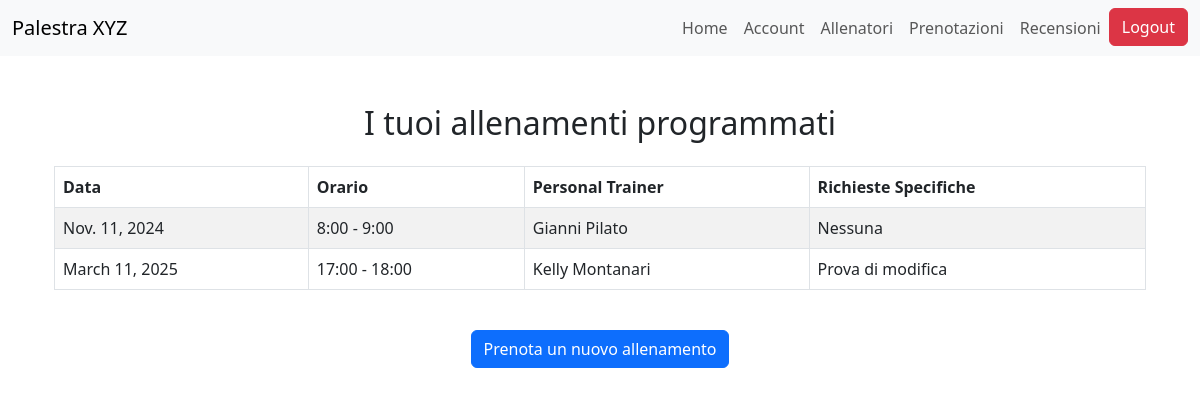
The app's page /accounts/allenamenti/ (signed in), older data.
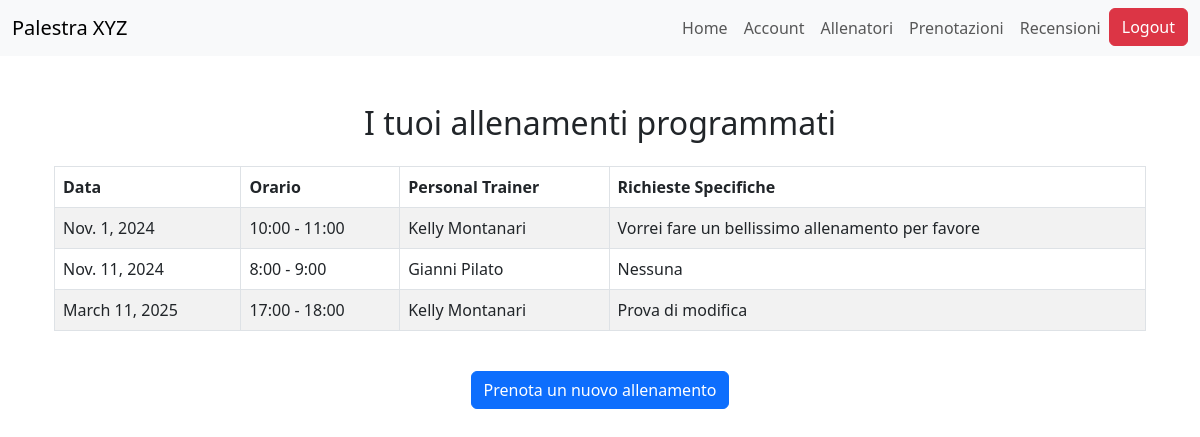
The same page, newer data.
### bookings/models.py (models this page shows, shortened)
class Prenotazione(models.Model):
    registrato_utente = models.ForeignKey(RegistratoUtente, on_delete=models.CASCADE)
    personal_trainer = models.ForeignKey(PersonalTrainer, on_delete=models.CASCADE)
    richieste_specifiche = models.TextField(max_length=500, blank=True, null=True)
    ORARI_FASCIA = [
        (8, '8:00 - 9:00'),
        (9, '9:00 - 10:00'),
        (10, '10:00 - 11:00'),
        (11, '11:00 - 12:00'),
        (12, '12:00 - 13:00'),
        (13, '13:00 - 14:00'),
        (14, '14:00 - 15:00'),
        (15, '15:00 - 16:00'),
        (16, '16:00 - 17:00'),
        (17, '17:00 - 18:00'),
        (18, '18:00 - 19:00'),
    ]
    fascia_oraria = models.IntegerField(choices=ORARI_FASCIA)
    data_prenotazione = models.DateField()
    class Meta:
        unique_together = ('personal_trainer', 'fascia_oraria', 'data_prenotazione')
        verbose_name_plural = "Prenotazioni"

### trainers/models.py (models this page shows, shortened)
class PersonalTrainer(models.Model):
    user = models.OneToOneField(User, on_delete=models.CASCADE)
    nome = models.CharField(max_length=100)
    cognome = models.CharField(max_length=100)
    data_di_nascita = models.DateField()
    bio = models.TextField(max_length=500)
    SCELTA_PREFERENZE = [
        ("BB", "BodyBuilding"),
        ("PL", "PowerLifting"),
        ("CL", "Calisthenics"),
        ("ST", "StrongMen"),
        ("YG", "Yoga"),
        ("PS", "Pilates"),
        ("AR", "Aerobico")
    ]
    preferenze = models.CharField(max_length=2, choices=SCELTA_PREFERENZE)
    immagine_profilo = models.ImageField(upload_to=foto_profilo_upload_path, blank=True, null=True)
    competenze = models.TextField(max_length=500, default='Nessuna competenza')
    class Meta:
        verbose_name = "Personal Trainer"
        verbose_name_plural = "Personal Trainers"

### accounts/views.py (the view)
# urls.py: path('allenamenti/', allenamenti_utente, name='allenamenti_utente'),
@login_required
def allenamenti_utente(request):
    try:
        registrato_utente = RegistratoUtente.objects.get(user=request.user)
    except RegistratoUtente.DoesNotExist:
        return redirect('accounts:home_accounts')
    allenamenti = Prenotazione.objects.filter(registrato_utente=registrato_utente).order_by('data_prenotazione', 'fascia_oraria')
    return render(request, 'accounts/allenamenti_utente.html', {'allenamenti': allenamenti})

### accounts/templates/accounts/allenamenti_utente.html
{% extends 'accounts/base.html' %}
{% block content %}
  <div class="container mt-5">
    <h2 class="text-center mb-4">I tuoi allenamenti programmati</h2>
    {% if allenamenti %}
      <div class="table-responsive">
        <table class="table table-striped table-bordered">
          <thead class="thead-dark">
            <tr>
              <th scope="col">Data</th>
              <th scope="col">Orario</th>
              <th scope="col">Personal Trainer</th>
              <th scope="col">Richieste Specifiche</th>
            </tr>
          </thead>
          <tbody>
            {% for allenamento in allenamenti %}
              <tr>
                <td>{{ allenamento.data_prenotazione }}</td>
                <td>{{ allenamento.get_fascia_oraria_display }}</td>
                <td>{{ allenamento.personal_trainer.nome }} {{ allenamento.personal_trainer.cognome }}</td>
                <td>{{ allenamento.richieste_specifiche|default:"Nessuna" }}</td>
              </tr>
            {% endfor %}
          </tbody>
        </table>
      </div>
    {% else %}
      <div class="alert alert-warning text-center" role="alert">
        Non hai allenamenti programmati.
      </div>
    {% endif %}
    <div class="text-center mt-4">
      <a href="{% url 'bookings:crea_prenotazione' %}" class="btn btn-primary">
        Prenota un nuovo allenamento
      </a>
    </div>
  </div>
{% endblock %}

Row changes from the older to the newer data that the page shows:
added Prenotazione: data_prenotazione "Nov. 1, 2024", fascia_oraria "10:00 - 11:00", personal_trainer.nome "Kelly", personal_trainer.cognome "Montanari", richieste_specifiche "Vorrei fare un bellissimo allenamento per favore"
